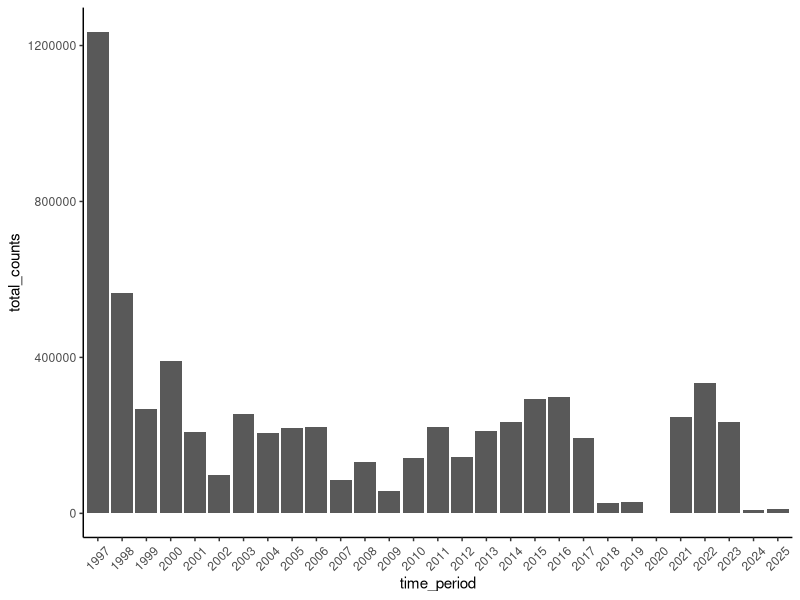
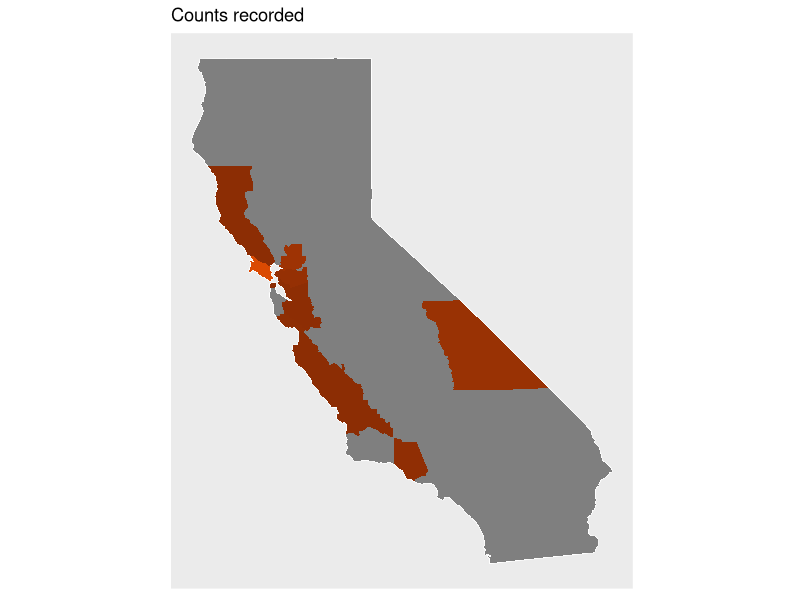

Recreate these plots in R, in order.
## ---- chunk 1
library(tidyverse)
library(skimr)

df = read_csv("Xerces Site Counts by County.csv", n_max = 387)

# view(df)
# summary(df)
## ---- chunk 2
df_long = pivot_longer(df, 
                       cols = !c('SITE ID','SITE NAME','COUNTY or REGION'),
                       names_to = 'time_period',
                       values_to = 'count')

df_long = df_long %>% mutate(
    time_period = factor(time_period, levels = tail(names(df), -3))
  )

site_count_years = df_long %>% 
  drop_na() %>%
  group_by(time_period) %>%
  summarize(total_counts = sum(count))
## ---- chunk 3
# TODO: add error bars

site_count_years %>% 
  filter(!str_detect(site_count_years$time_period, ".S ")) %>% # to exclude season counts
  ggplot(aes(x=time_period, y=total_counts)) +
    geom_col() +
    theme_classic() +
    theme(
      axis.text.x = element_text(angle = 45, vjust = .5)
    )
## ---- chunk 4
library(RColorBrewer)

counties = map_data("county") %>% 
  # filter(region %in% c('california','arizona'))
  filter(region == 'california')

df_map = df_long %>% mutate(
  county = sub(",.*", "", tolower(df_long$`COUNTY or REGION`)),
  state = case_when(
    str_detect(df_long$`COUNTY or REGION`, ", AZ") ~ "arizona",
    TRUE ~ "california"
    )
  ) %>%
  filter(time_period == 2025) %>% 
  full_join(counties, by = c("county" = "subregion", "state" = "region"))

# TODO: draw lines between counties, add legend
ggplot(counties) +
  geom_polygon(data = counties, aes(x=long, y=lat, group=group), color = "white") +
  geom_polygon(data = df_map, aes(x=long, y=lat, group=group, fill = count)) +
  guides(fill=FALSE) +
  ggtitle('Counts recorded') +
  coord_fixed(1.3) +
  scale_fill_distiller(palette = "Oranges", na.value = "gray50") +
  theme(
    axis.title = element_blank(),
    axis.text = element_blank(), 
    axis.ticks = element_blank(),
    panel.grid = element_blank()
    )
